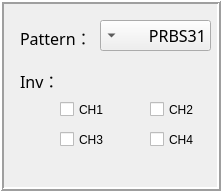
       <widget class="QFrame" name="frame_11">
        <property name="geometry">
         <rect>
          <x>20</x>
          <y>270</y>
          <width>221</width>
          <height>191</height>
         </rect>
        </property>
        <property name="frameShape">
         <enum>QFrame::Box</enum>
        </property>
        <property name="frameShadow">
         <enum>QFrame::Raised</enum>
        </property>
        <property name="lineWidth">
         <number>2</number>
        </property>
        <widget class="QComboBox" name="comboBox_WMA_Pattern">
         <property name="geometry">
          <rect>
           <x>100</x>
           <y>20</y>
           <width>111</width>
           <height>31</height>
          </rect>
         </property>
         <property name="font">
          <font>
           <family>黑体</family>
           <pointsize>12</pointsize>
          </font>
         </property>
         <property name="layoutDirection">
          <enum>Qt::RightToLeft</enum>
         </property>
         <property name="autoFillBackground">
          <bool>false</bool>
         </property>
         <property name="currentText">
          <string>PRBS31</string>
         </property>
         <item>
          <property name="text">
           <string>PRBS31</string>
          </property>
         </item>
         <item>
          <property name="text">
           <string>PRBS23</string>
          </property>
         </item>
         <item>
          <property name="text">
           <string>PRBS15</string>
          </property>
         </item>
         <item>
          <property name="text">
           <string>PRBS09</string>
          </property>
         </item>
         <item>
          <property name="text">
           <string>PRBS07</string>
          </property>
         </item>
         <item>
          <property name="text">
           <string>PRBSSW</string>
          </property>
         </item>
        </widget>
        <widget class="QLabel" name="label_12">
         <property name="geometry">
          <rect>
           <x>20</x>
           <y>30</y>
           <width>72</width>
           <height>15</height>
          </rect>
         </property>
         <property name="font">
          <font>
           <family>黑体</family>
           <pointsize>12</pointsize>
          </font>
         </property>
         <property name="text">
          <string>Pattern：</string>
         </property>
        </widget>
        <widget class="QLabel" name="label_13">
         <property name="geometry">
          <rect>
           <x>20</x>
           <y>70</y>
           <width>51</width>
           <height>21</height>
          </rect>
         </property>
         <property name="font">
          <font>
           <family>黑体</family>
           <pointsize>12</pointsize>
          </font>
         </property>
         <property name="text">
          <string>Inv：</string>
         </property>
        </widget>
        <widget class="QCheckBox" name="checkBox_WMA_CH1">
         <property name="geometry">
          <rect>
           <x>60</x>
           <y>100</y>
           <width>61</width>
           <height>19</height>
          </rect>
         </property>
         <property name="text">
          <string>CH1</string>
         </property>
        </widget>
        <widget class="QCheckBox" name="checkBox_WMA_CH2">
         <property name="geometry">
          <rect>
           <x>150</x>
           <y>100</y>
           <width>51</width>
           <height>19</height>
          </rect>
         </property>
         <property name="text">
          <string>CH2</string>
         </property>
        </widget>
        <widget class="QCheckBox" name="checkBox_WMA_CH3">
         <property name="geometry">
          <rect>
           <x>60</x>
           <y>130</y>
           <width>61</width>
           <height>19</height>
          </rect>
         </property>
         <property name="text">
          <string>CH3</string>
         </property>
        </widget>
        <widget class="QCheckBox" name="checkBox_WMA_CH4">
         <property name="geometry">
          <rect>
           <x>150</x>
           <y>130</y>
           <width>51</width>
           <height>19</height>
          </rect>
         </property>
         <property name="text">
          <string>CH4</string>
         </property>
        </widget>
       </widget>
